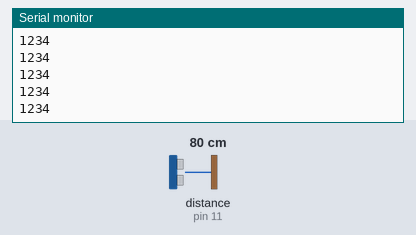
Recording of a sketch running on a simulated Arduino Uno, built with avr-gcc and run on an emulated ATmega328P. On the bench: the last lines printed to the serial monitor. Inputs (shaded band) come from the test bench; at power-on: distance to the obstacle (sensor on pin 11) 80 cm. The echo pulse lasts 58.3 µs per cm.

Above: at 1.2 s.
1.3 s: distance to the obstacle (sensor on pin 11) set to 2 cm
At 1.68 s:
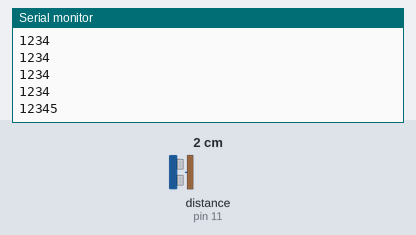
2.8 s: distance to the obstacle (sensor on pin 11) set to 120 cm
At 3.02 s:
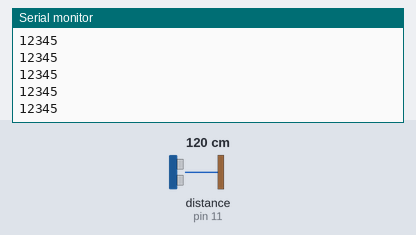
Timing chart, 0 to 5.8 s (numbered marks = the images above; inputs shaded):
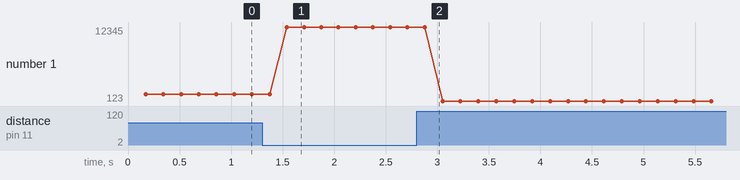

Measured:
- after the input at 1.3 s, the serial monitor: prints a new line after 0.24 s (image 1)
- plotted number 1: 1234 → 12345 after the input at 1.3 s, 12345 → 123 after the input at 2.8 s

The sketch:

ultrasound_num.ino
```cpp
#include <NewPing.h>


int mindist = 20;
int maxdist = 200;
int dist = 200;
int dist2 = 5;

#define TRIGGER_PIN  12
#define ECHO_PIN     11
#define MAX_DISTANCE 200

NewPing sonar(TRIGGER_PIN, ECHO_PIN, MAX_DISTANCE);

void setup() {

   Serial.begin(115200);
}

void loop() {
    delay(50);
    zero();
    dist = sonar.convert_cm(sonar.ping_median());
    if (dist == 0){dist2 = 0;}
    else{
    dist2 = map(dist,1,200,1,5);
    switch (dist2) {
      case 1:
        fiveLight();
      break;
      case 2:
        fourLight();
      break;
      case 3:
        threeLight();
      break;
      case 4:
        twoLight();
      break;
      case 5:
        oneLight();
      break;
      default:
        zero();
    }
    }
}


void oneLight(){
  Serial.println(1);
}
void twoLight(){
  Serial.println(12);
}
void threeLight(){
  Serial.println(123);
}
void fourLight(){
  Serial.println(1234);
}
void fiveLight(){
  Serial.println(12345);
}
void zero(){
  }
```
